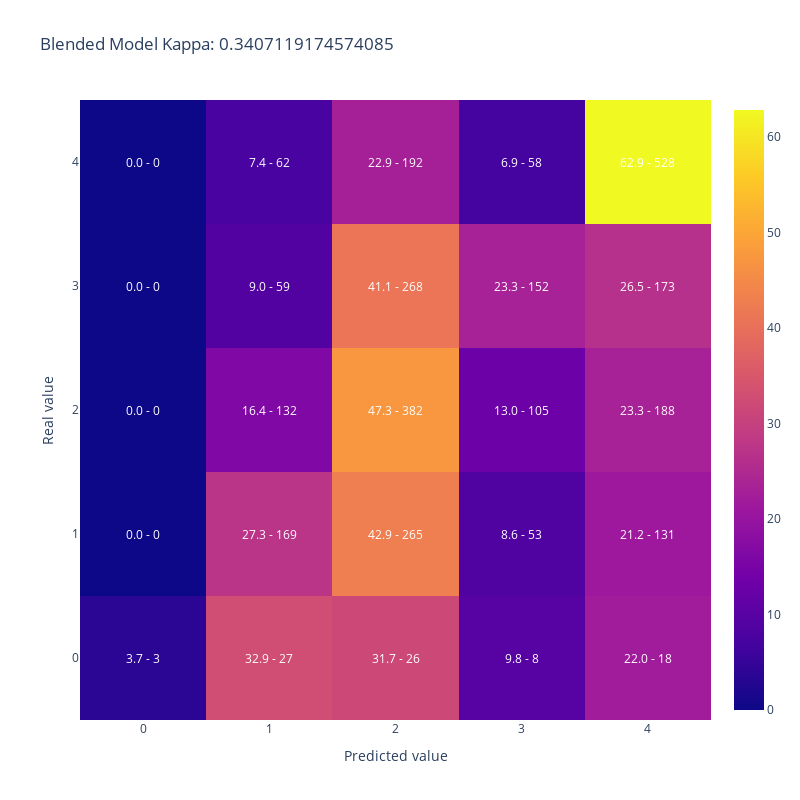

The cell this chart's notebook holds for it:
### Code cell
plot_confusion_matrix(merged_datasets['AdoptionSpeed'],
                      merged_datasets['blended_pred'], 
                    title = 'Blended Model Kappa: ' + str(cohen_kappa_score(merged_datasets['AdoptionSpeed'],
                                                                    merged_datasets['blended_pred'], 
                                                                    weights='quadratic')))

### Figure 1 — Plotly figure (JSON) as saved in the notebook; plotly's stock layout.template omitted (floating-point values rounded to 4 significant figures)
{"data": [{"type": "heatmap", "x": [0, 1, 2, 3, 4], "y": [0, 1, 2, 3, 4], "z": [[3.659, 32.93, 31.71, 9.756, 21.95], [0, 27.35, 42.88, 8.576, 21.2], [0, 16.36, 47.34, 13.01, 23.3], [0, 9.049, 41.1, 23.31, 26.53], [0, 7.381, 22.86, 6.905, 62.86]]}], "layout": {"annotations": [{"font": {"color": "white"}, "showarrow": false, "text": "3.7 - 3", "x": 0, "xref": "x", "y": 0, "yref": "y"}, {"font": {"color": "white"}, "showarrow": false, "text": "32.9 - 27", "x": 1, "xref": "x", "y": 0, "yref": "y"}, {"font": {"color": "white"}, "showarrow": false, "text": "31.7 - 26", "x": 2, "xref": "x", "y": 0, "yref": "y"}, {"font": {"color": "white"}, "showarrow": false, "text": "9.8 - 8", "x": 3, "xref": "x", "y": 0, "yref": "y"}, {"font": {"color": "white"}, "showarrow": false, "text": "22.0 - 18", "x": 4, "xref": "x", "y": 0, "yref": "y"}, {"font": {"color": "white"}, "showarrow": false, "text": "0.0 - 0", "x": 0, "xref": "x", "y": 1, "yref": "y"}, {"font": {"color": "white"}, "showarrow": false, "text": "27.3 - 169", "x": 1, "xref": "x", "y": 1, "yref": "y"}, {"font": {"color": "white"}, "showarrow": false, "text": "42.9 - 265", "x": 2, "xref": "x", "y": 1, "yref": "y"}, {"font": {"color": "white"}, "showarrow": false, "text": "8.6 - 53", "x": 3, "xref": "x", "y": 1, "yref": "y"}, {"font": {"color": "white"}, "showarrow": false, "text": "21.2 - 131", "x": 4, "xref": "x", "y": 1, "yref": "y"}, {"font": {"color": "white"}, "showarrow": false, "text": "0.0 - 0", "x": 0, "xref": "x", "y": 2, "yref": "y"}, {"font": {"color": "white"}, "showarrow": false, "text": "16.4 - 132", "x": 1, "xref": "x", "y": 2, "yref": "y"}, {"font": {"color": "white"}, "showarrow": false, "text": "47.3 - 382", "x": 2, "xref": "x", "y": 2, "yref": "y"}, {"font": {"color": "white"}, "showarrow": false, "text": "13.0 - 105", "x": 3, "xref": "x", "y": 2, "yref": "y"}, {"font": {"color": "white"}, "showarrow": false, "text": "23.3 - 188", "x": 4, "xref": "x", "y": 2, "yref": "y"}, {"font": {"color": "white"}, "showarrow": false, "text": "0.0 - 0", "x": 0, "xref": "x", "y": 3, "yref": "y"}, {"font": {"color": "white"}, "showarrow": false, "text": "9.0 - 59", "x": 1, "xref": "x", "y": 3, "yref": "y"}, {"font": {"color": "white"}, "showarrow": false, "text": "41.1 - 268", "x": 2, "xref": "x", "y": 3, "yref": "y"}, {"font": {"color": "white"}, "showarrow": false, "text": "23.3 - 152", "x": 3, "xref": "x", "y": 3, "yref": "y"}, {"font": {"color": "white"}, "showarrow": false, "text": "26.5 - 173", "x": 4, "xref": "x", "y": 3, "yref": "y"}, {"font": {"color": "white"}, "showarrow": false, "text": "0.0 - 0", "x": 0, "xref": "x", "y": 4, "yref": "y"}, {"font": {"color": "white"}, "showarrow": false, "text": "7.4 - 62", "x": 1, "xref": "x", "y": 4, "yref": "y"}, {"font": {"color": "white"}, "showarrow": false, "text": "22.9 - 192", "x": 2, "xref": "x", "y": 4, "yref": "y"}, {"font": {"color": "white"}, "showarrow": false, "text": "6.9 - 58", "x": 3, "xref": "x", "y": 4, "yref": "y"}, {"font": {"color": "white"}, "showarrow": false, "text": "62.9 - 528", "x": 4, "xref": "x", "y": 4, "yref": "y"}], "height": 800, "title": {"text": "Blended Model Kappa: 0.3407119174574085"}, "width": 800, "xaxis": {"title": {"text": "Predicted value"}}, "yaxis": {"title": {"text": "Real value"}}}}
